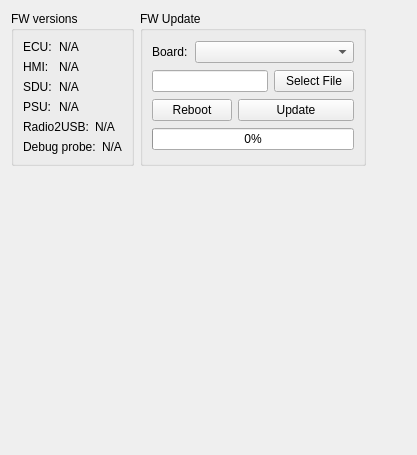
      <widget class="QWidget" name="tab_9">
       <attribute name="title">
        <string>Firmware</string>
       </attribute>
       <layout class="QVBoxLayout" name="verticalLayout_14">
        <item>
         <layout class="QHBoxLayout" name="horizontalLayout_19">
          <item>
           <widget class="QGroupBox" name="groupBox_11">
            <property name="title">
             <string>FW versions</string>
            </property>
            <layout class="QGridLayout" name="gridLayout_7">
             <item row="0" column="0">
              <widget class="QLabel" name="label_35">
               <property name="text">
                <string>ECU:</string>
               </property>
              </widget>
             </item>
             <item row="0" column="1" colspan="3">
              <widget class="QLabel" name="lbEcuFw">
               <property name="text">
                <string>N/A</string>
               </property>
              </widget>
             </item>
             <item row="1" column="0">
              <widget class="QLabel" name="label_32">
               <property name="text">
                <string>HMI:</string>
               </property>
              </widget>
             </item>
             <item row="1" column="1" colspan="3">
              <widget class="QLabel" name="lbHmiFw">
               <property name="text">
                <string>N/A</string>
               </property>
              </widget>
             </item>
             <item row="2" column="0">
              <widget class="QLabel" name="label_33">
               <property name="text">
                <string>SDU:</string>
               </property>
              </widget>
             </item>
             <item row="2" column="1" colspan="3">
              <widget class="QLabel" name="lbSduFw">
               <property name="text">
                <string>N/A</string>
               </property>
              </widget>
             </item>
             <item row="3" column="0">
              <widget class="QLabel" name="label_34">
               <property name="text">
                <string>PSU:</string>
               </property>
              </widget>
             </item>
             <item row="3" column="1" colspan="3">
              <widget class="QLabel" name="lbPsuFw">
               <property name="text">
                <string>N/A</string>
               </property>
              </widget>
             </item>
             <item row="4" column="0" colspan="2">
              <widget class="QLabel" name="label_36">
               <property name="text">
                <string>Radio2USB:</string>
               </property>
              </widget>
             </item>
             <item row="4" column="2" colspan="2">
              <widget class="QLabel" name="lbRadio2UsbFw">
               <property name="text">
                <string>N/A</string>
               </property>
              </widget>
             </item>
             <item row="5" column="0" colspan="3">
              <widget class="QLabel" name="label_37">
               <property name="text">
                <string>Debug probe:</string>
               </property>
              </widget>
             </item>
             <item row="5" column="3">
              <widget class="QLabel" name="lbDebugProbeFw">
               <property name="text">
                <string>N/A</string>
               </property>
              </widget>
             </item>
            </layout>
           </widget>
          </item>
          <item>
           <widget class="QGroupBox" name="groupBox_12">
            <property name="title">
             <string>FW Update</string>
            </property>
            <layout class="QGridLayout" name="gridLayout_8">
             <item row="0" column="0">
              <widget class="QLabel" name="label_38">
               <property name="text">
                <string>Board:</string>
               </property>
              </widget>
             </item>
             <item row="0" column="1" colspan="3">
              <widget class="QComboBox" name="comboBox_36"/>
             </item>
             <item row="1" column="0" colspan="3">
              <widget class="QLineEdit" name="lineEdit"/>
             </item>
             <item row="1" column="3">
              <widget class="QPushButton" name="pushButton_24">
               <property name="text">
                <string>Select File</string>
               </property>
              </widget>
             </item>
             <item row="2" column="0" colspan="2">
              <widget class="QPushButton" name="pushButton_23">
               <property name="text">
                <string>Reboot</string>
               </property>
              </widget>
             </item>
             <item row="2" column="2" colspan="2">
              <widget class="QPushButton" name="pushButton_22">
               <property name="text">
                <string>Update</string>
               </property>
              </widget>
             </item>
             <item row="3" column="0" colspan="4">
              <widget class="QProgressBar" name="progressBar_2">
               <property name="value">
                <number>0</number>
               </property>
              </widget>
             </item>
            </layout>
           </widget>
          </item>
          <item>
           <spacer name="horizontalSpacer_10">
            <property name="orientation">
             <enum>Qt::Horizontal</enum>
            </property>
            <property name="sizeHint" stdset="0">
             <size>
              <width>40</width>
              <height>20</height>
             </size>
            </property>
           </spacer>
          </item>
         </layout>
        </item>
        <item>
         <spacer name="verticalSpacer_9">
          <property name="orientation">
           <enum>Qt::Vertical</enum>
          </property>
          <property name="sizeHint" stdset="0">
           <size>
            <width>20</width>
            <height>278</height>
           </size>
          </property>
         </spacer>
        </item>
       </layout>
      </widget>
